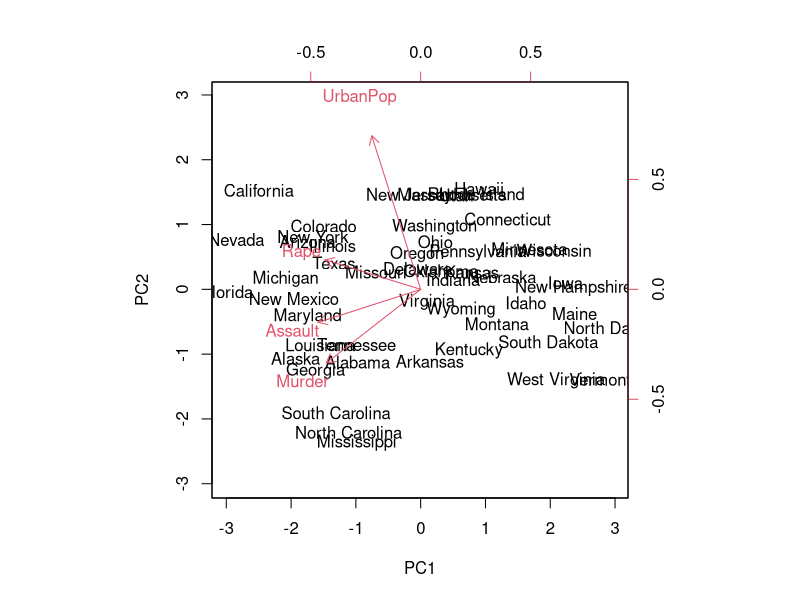
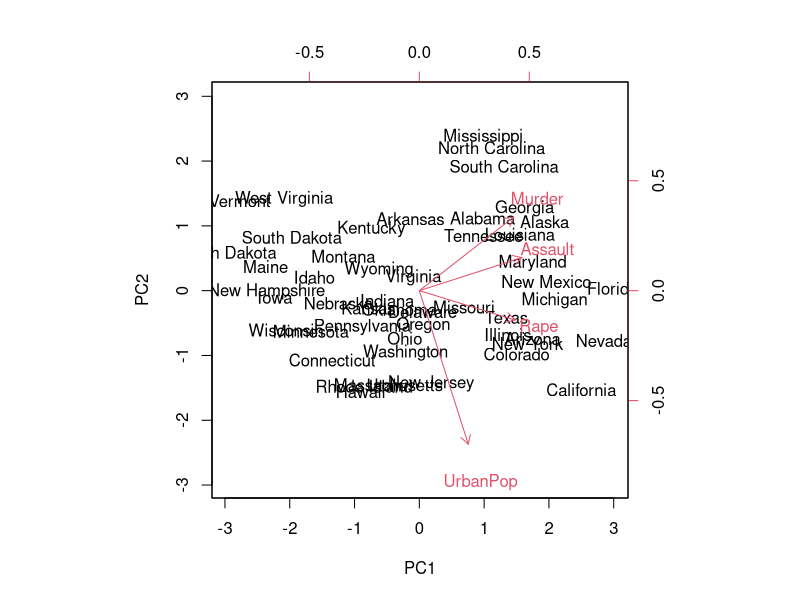
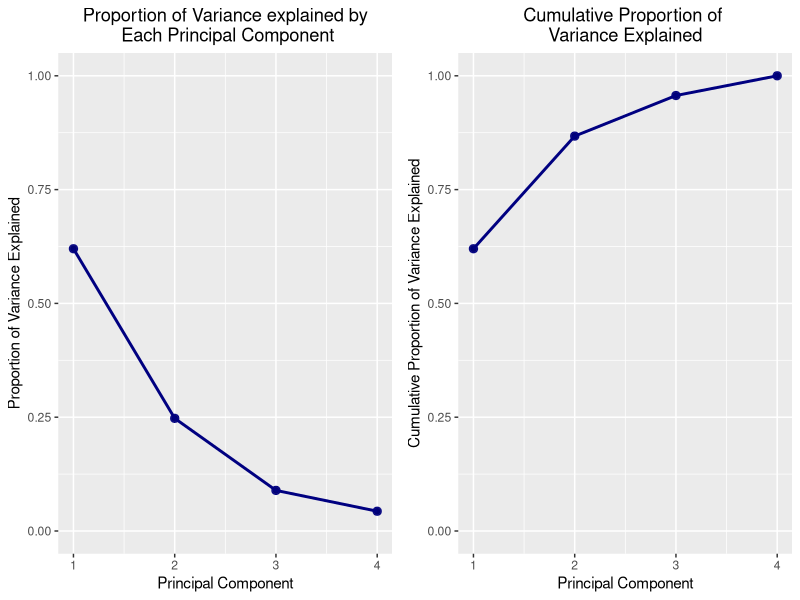
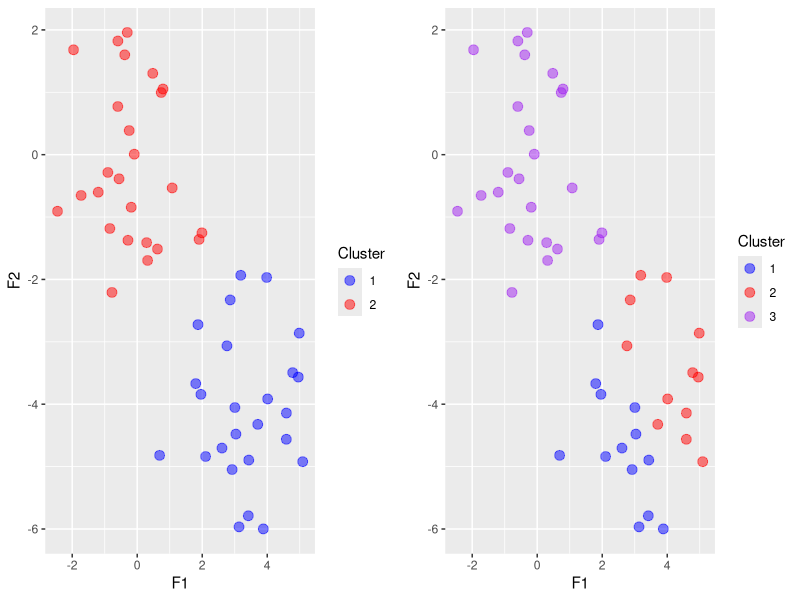
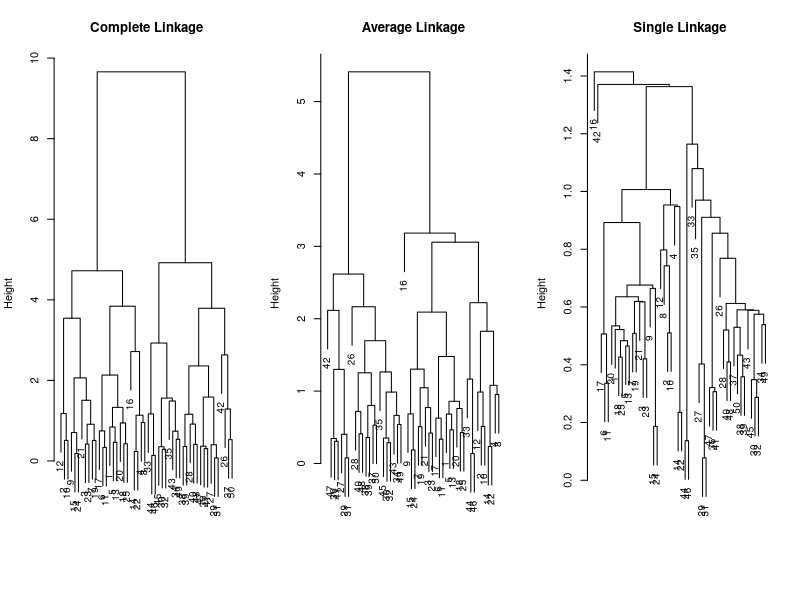
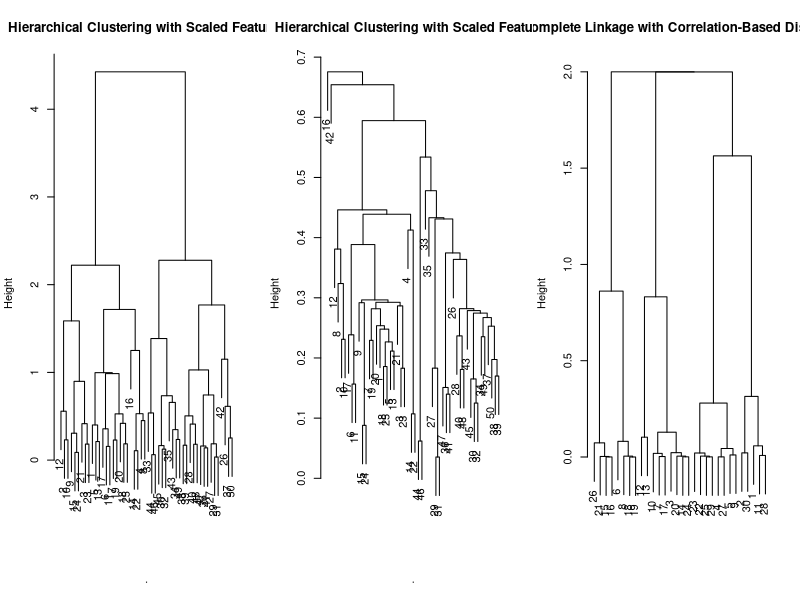

These figures' R source, in order:
## ---- chunk 1
options(warnPartialMatchArgs = FALSE)  # don't want these warnings
library(magrittr)     # pipes
library(tibble)       # tibbles
library(dplyr)        # data wrangling
library(ggplot2)      # tidy plotting
library(gridExtra)    # for plotting ggplots as a grid
## ---- chunk 2
# USArrests (sadly) is part of the base R package
# 50 rows and four columns
dim(USArrests)
states <- row.names(USArrests)
states
names(USArrests)
apply(USArrests, 2, mean)
apply(USArrests, 2, var)

# Scale columns (variables) to have mean zero AND variance 1
pr_out <- stats::prcomp(USArrests, scale = TRUE)

# Center and scale correspond to means and standard deviations for scaling
names(pr_out)

pr_out$center
pr_out$scale

# The rotation matrix is the right singular vectors
pr_out$rotation

dim(pr_out$x)
biplot(pr_out, scale = 0)
pr_out$rotation <- -pr_out$rotation
pr_out$x <- -pr_out$x
biplot(pr_out, scale = 0)
## ---- chunk 3
# Singular values
pr_out$sdev
pr_var <- pr_out$sdev^2
pr_var
pve <- pr_var / sum(pr_var)
pve
# pve/pr_var

v1 <- ggplot2::qplot(x = seq_along(pve),  # `qplot()` is convenience wrapper `ggplot()`
                     y = pve) +           # allows plotting 2 vectors w/o data.frame
  geom_point(alpha = 0.9, colour = "navy", size = 2.5) +
  geom_line(colour = "navy", size = 1) +
  labs(title = "Proportion of Variance explained by\n Each Principal Component",
       x = "Principal Component",
       y = "Proportion of Variance Explained") +
  lims(y = c(0, 1)) +                                # set y-limits
  theme(plot.title = element_text(hjust = 0.5)) +    # center main title
  NULL

v2 <- ggplot2::qplot(x = seq_along(pve),
                     y = cumsum(pve)) +   # cumulative sum
  geom_point(alpha = 0.9, colour = "navy", size = 2.5) +
  geom_line(colour = "navy", size = 1) +
  labs(title = "Cumulative Proportion of \nVariance Explained",
       x = "Principal Component",
       y = "Cumulative Proportion of Variance Explained") +
  lims(y = c(0, 1)) +
  theme(plot.title = element_text(hjust = 0.5)) +
  NULL

gridExtra::grid.arrange(v1, v2, ncol = 2)
## ---- chunk 4
# Simulate some data
set.seed(2)
clust_data <- matrix(stats::rnorm(50 * 2), ncol = 2) %>%
  data.frame() %>%
  magrittr::set_names(c("F1", "F2")) %>%
  dplyr::mutate(id = dplyr::row_number()) %>%   # id for shifting
  dplyr::mutate(F1 = dplyr::case_when(
                       id <= 25 ~ F1 + 3,   # shift F1 +3 if in top half
                       TRUE ~ F1),          # otherwise leave as is
                F2 = dplyr::case_when(
                       id <= 25 ~ F2 - 4,   # shift F2 -4 if in top half
                       TRUE ~ F2)) %>%      # otherwise leave as is
  tibble::as.tibble() %>%
  dplyr::select(-id)

clust_data

# K-means with K=2 and 20 random starts
km_2 <- clust_data %>%
  stats::kmeans(centers = 2, nstart = 20)
km_2$cluster
km_2
km_2$totss
km_2$betweenss
km_2$tot.withinss

# K-means with K=3 and 20 random starts
set.seed(4)
km_3 <- clust_data %>% stats::kmeans(3, 20)
km_3

# Save ggplot as object for later
k1 <- clust_data %>%
  dplyr::mutate(Cluster = factor(km_2$cluster)) %>% # make factor for plotting
  ggplot(aes(x = F1, y = F2, colour = Cluster)) +
    geom_point(alpha = 0.5, size = 3) +
    scale_colour_manual(values = c("blue", "red")) +  # over-ride default colors
    NULL

k2 <- clust_data %>%
  dplyr::mutate(Cluster = factor(km_3$cluster)) %>% # make factor for plotting
  ggplot(aes(x = F1, y = F2, colour = Cluster)) +
    geom_point(alpha = 0.5, size = 3) +
    scale_colour_manual(values = c("blue", "red", "purple")) +
    NULL

gridExtra::grid.arrange(k1, k2, ncol = 2)

# K-means with K=3 and only one random start
# Calculate total within cluster SSQ
set.seed(3)
km_3_1start <- clust_data %>% stats::kmeans(3, nstart = 1)
km_3_1start$tot.withinss

# K-means with K=3 with 20 random starts
# Calculate total within cluster SSQ
km_3_20start <- clust_data %>%
  stats::kmeans(3, nstart = 20)
km_3_20start$tot.withinss

# K-means with K=4 with 20 random starts
# Calculate total within cluster SSQ (Here we see the danger of "overfitting)
km_4_20start <- clust_data %>%
  stats::kmeans(4, nstart = 20)
km_4_20start$tot.withinss
## ---- chunk 5
hc_complete <- stats::hclust(dist(clust_data), method = "complete")
hc_average  <- stats::hclust(dist(clust_data), method = "average")
hc_single   <- stats::hclust(dist(clust_data), method = "single")

par(mfrow = c(1, 3))
plot(hc_complete, main = "Complete Linkage", xlab = "", sub = "", cex = 0.9)
plot(hc_average, main = "Average Linkage", xlab = "", sub = "", cex = 0.9)
plot(hc_single, main = "Single Linkage", xlab = "", sub = "", cex = 0.9)

# Cut tree at a given number of clusters
cutree(hc_complete, 2)
cutree(hc_average, 2)
cutree(hc_single, 2)
cutree(hc_single, 4)
## ---- chunk 6
# Scale before clustering
hc_scaled_complete <- clust_data %>%
                      scale() %>%            # scale -> mean = 0; unit variance
                      dist() %>%             # calculate distances
                      stats::hclust(method = "complete")  # perform clustering
hc_scaled_complete %>%  
   plot(main = "Hierarchical Clustering with Scaled Features", sub = "")
cutree(hc_scaled_complete, 2)

hc_scaled_single <- clust_data %>%
                    scale() %>%            # scale -> mean = 0; unit variance
                    dist() %>%             # calculate distances
                    stats::hclust(method = "single")  # perform clustering
hc_scaled_single %>%  
   plot(main = "Hierarchical Clustering with Scaled Features", sub = "")
cutree(hc_scaled_single, 2)
## ---- chunk 7
# Distance based on correlation
# Both dist() and 1-cor() produce symmetric matrices with zero on the diagonal
dtmp <- matrix(rnorm(10 * 3), ncol = 3) %>%        # 10x3 matrix of random data
  dist() %>%
  as.matrix()
dtmp

ctmp <- matrix(rnorm(10 * 3), ncol = 3) %>%       # 10x3 matrix of random data
  t() %>%                                         # transpose
  stats::cor()                                    # correlation matrix
1 - ctmp

matrix(rnorm(30 * 3), ncol = 3) %>%        # 10x3 matrix of random data
  t() %>%                                  # transpose
  stats::cor() %>%                         # correlation matrix
  magrittr::subtract(1, .) %>%             # subtract from 1
  stats::as.dist() %>%                     # distance matrix-> for `hclust` recognizes
  stats::hclust(method = "complete") %>%   # perfrom clustering
  plot(main = "Complete Linkage with Correlation-Based Distance",   # S3 plot method
       xlab = "", sub = "")
